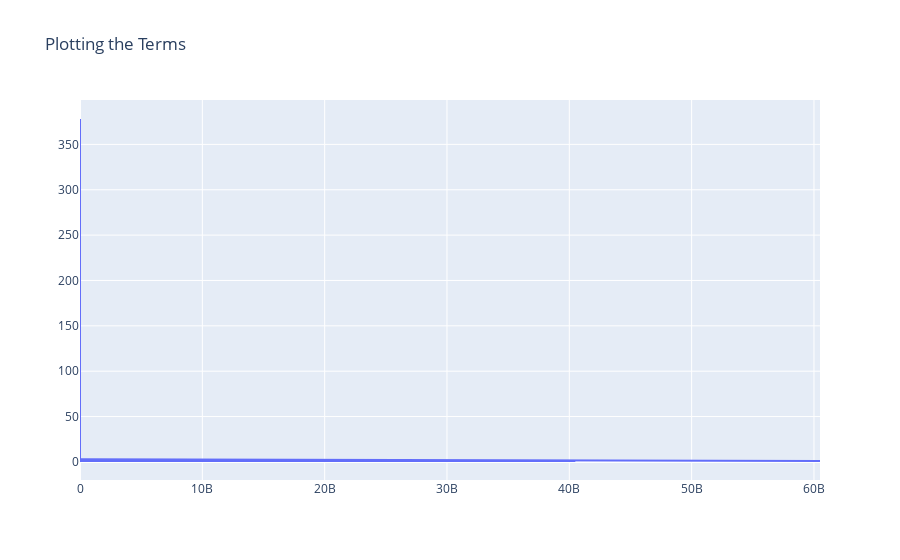

Notebook cell for this chart:
### Code cell
import plotly.graph_objects as go
fig = go.Figure()
fig.add_trace(go.Scatter(x=count_vect.get_feature_names()[:300], 
            y=term_frequencies[:300]))
fig.update_layout(title = 'Plotting the Terms')
fig.show()

### Figure 1 — Plotly figure (JSON) as saved in the notebook; plotly's stock layout.template omitted (floating-point values rounded to 4 significant figures; data arrays with more than 128 entries replaced by an {"elided": "..."} marker saying what was removed)
{"data": [{"type": "scatter", "x": {"elided": "300 str values"}, "y": {"elided": "300 int values"}}], "layout": {"title": {"text": "Plotting the Terms"}}}
